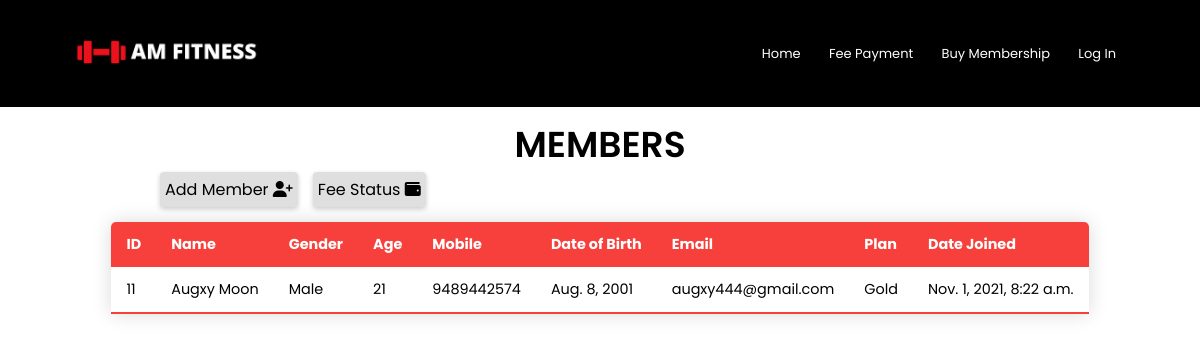
/AdminPage/members, run on an earlier commit of the app's database.
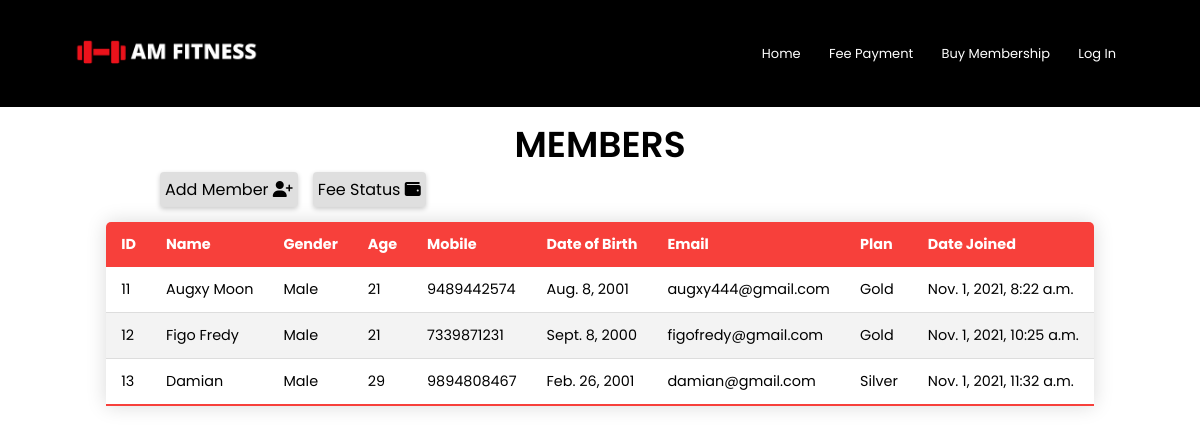
And on a later commit of the database.
### gym/models.py (models this page shows, shortened)
class gym(models.Model):
	full_name = models.CharField(max_length=30,null=False)
	gender = models.CharField(max_length=6,default='Male',null=True)
	age = models.IntegerField(default=18)
	cell_no = models.IntegerField(unique=True,null=False)
	born_date = models.DateField(null=False,default=None,blank=True)
	email = models.EmailField()
	plan = models.CharField(max_length=10,default='Silver',null=False)
	date_joined = models.DateTimeField(default=timezone.now)
	trans = models.CharField(default=1,verbose_name="Transaction Number",max_length=100)
	class Meta:
		verbose_name_plural = "Members"

### manage/views.py (the view)
# urls.py: path('AdminPage/members',manage_views.member,name='members'),
def member(request):
	members = gym.objects.all()
	count = gym.objects.all().count()
	d = {'members':members,'count':count}
	return render(request,'manage/members.html',d)

### manage/templates/manage/members.html (shortened to what this page needs)
{% extends 'manage/admin.html' %}
{% block page %}
<section class="data-table">
    <h3>Members</h3>
    <div class="mem-link" style="margin-left: 160px;">
    <a href="{% url 'AddMember' %}">Add Member  <i class="fas fa-user-plus"></i></a>
    </div>
    <div>
    <div class="mem-link2">
        <a href="{% url 'fee' %}">Fee Status  <i class="fas fa-wallet"></i></a>
    </div>
    </div>
    <table class="content-table">
        <thead>
            <tr>
                <th>ID</th>
                <th>Name</th>
                <th>Gender</th>
                <th>Age</th>
                <th>Mobile</th>
                <th>Date of Birth</th>
                <th>Email</th>
                <th>Plan</th>
                <th>Date Joined</th>
            </tr>
        </thead>
        <tbody>
            {% for i in members %}
            <tr>
                <td>{{i.id}}</td>
                <td>{{i.full_name}}</td>
                <td>{{i.gender}}</td>
                <td>{{i.age}}</td>
                <td>{{i.cell_no}}</td>
                <td>{{i.born_date}}</td>
                <td>{{i.email}}</td>
                <td>{{i.plan}}</td>
                <td>{{i.date_joined}}</td>
            </tr>
            {% endfor %}
        </tbody>
    </table>
</section>
{% endblock %}

What changed in the data, as far as the page shows it:
added gym: id "12", full_name "Figo Fredy", gender "Male", age "21", cell_no "7339871231", born_date "Sept. 8, 2000", email "figofredy@gmail.com", plan "Gold", date_joined "Nov. 1, 2021, 10:25 a.m."
added gym: id "13", full_name "Damian", gender "Male", age "29", cell_no "9894808467", born_date "Feb. 26, 2001", email "damian@gmail.com", plan "Silver", date_joined "Nov. 1, 2021, 11:32 a.m."
